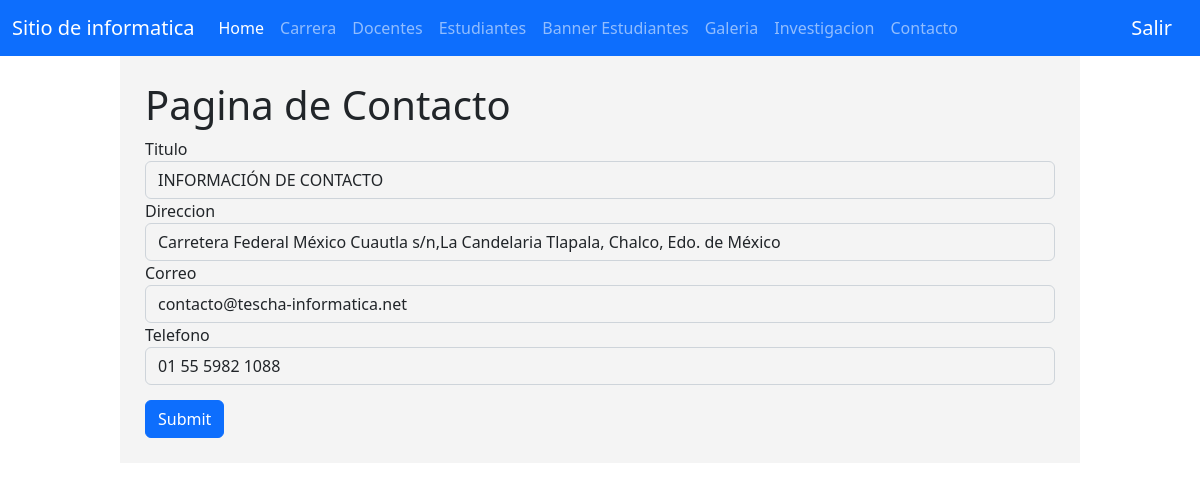
Page /pages/doom-admin/forms/formContacto.php (signed in) on the committed database.
### tables this page shows
CREATE TABLE `contacto` (
  `id` int(11) NOT NULL,
  `titulo` varchar(60) NOT NULL,
  `direc` varchar(600) NOT NULL,
  `tel` varchar(60) NOT NULL,
  `email` varchar(60) NOT NULL
);

### pages/doom-admin/forms/formContacto.php (the view, shortened to what this page needs)
<?php
include_once "./../vistas/header.php";
$objeto = new Conexion();
$conexion = $objeto->Conectar();
$buscar = "SELECT * FROM contacto";
$resultado = $conexion->prepare($buscar);
$resultado->execute();
$data=$resultado->fetchAll(PDO::FETCH_ASSOC);
?>
<div class="ContForm">
    <form action="./../updates/updateContacto.php" method="POST" enctype="multipart/form-data">
        <div class="form-group">
            <h1>Pagina de Contacto</h1>
            <?php
                foreach($data as $dat) {
            ?>
            <label for="bienvenida">Titulo</label>
            <input id="bienvenida" name="titulo" class="form-control" value="<?php echo $dat['titulo'] ?>">
            <label for="bienvenida">Direccion</label>
            <input id="bienvenida" name="direc" class="form-control" value="<?php echo $dat['direc'] ?>">
            <label for="bienvenida">Correo</label>
            <input id="bienvenida" name="email" class="form-control" value="<?php echo $dat['email'] ?>">
            <label for="bienvenida">Telefono</label>
            <input id="bienvenida" name="tel" class="form-control" value="<?php echo $dat['tel'] ?>">
            <?php
                }
            ?>
        </div>
        <div class="form-group">
            <button name="submit" type="submit" class="btn btn-primary">Submit</button>
        </div>
    </form>
</div>
<?php include_once "./../vistas/footer.php"; ?>

### css/global.css (style rules this page uses)
form { background: #F4F4F4; padding: 10px; }
.form-control { background-color: #F4F4F4; }
.form-group { margin: 15px; }
.ContForm { width: 80%; margin: auto; }

### rows in the picture
contacto: titulo "INFORMACIÓN DE CONTACTO", direc "Carretera Federal México Cuautla s/n,La Candelaria Tlapala, Chalco, Edo. de México", email "contacto@tescha-informatica.net", tel "01 55 5982 1088"
